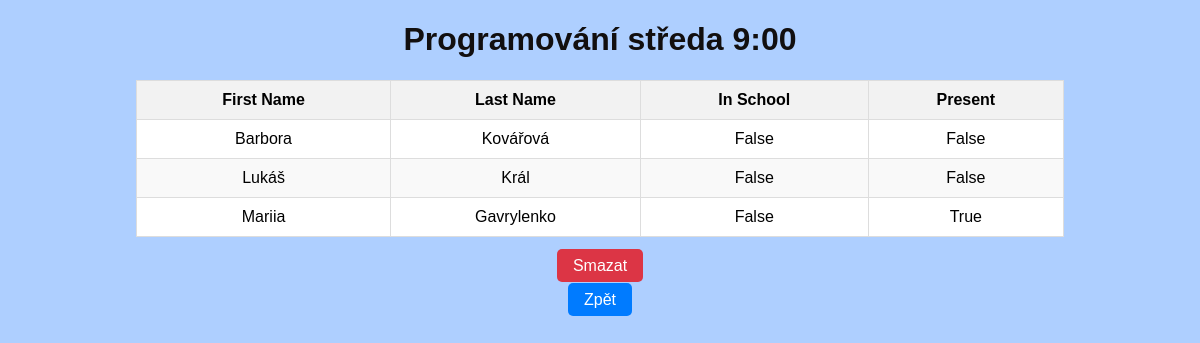
Page /8/ on the earlier database version.
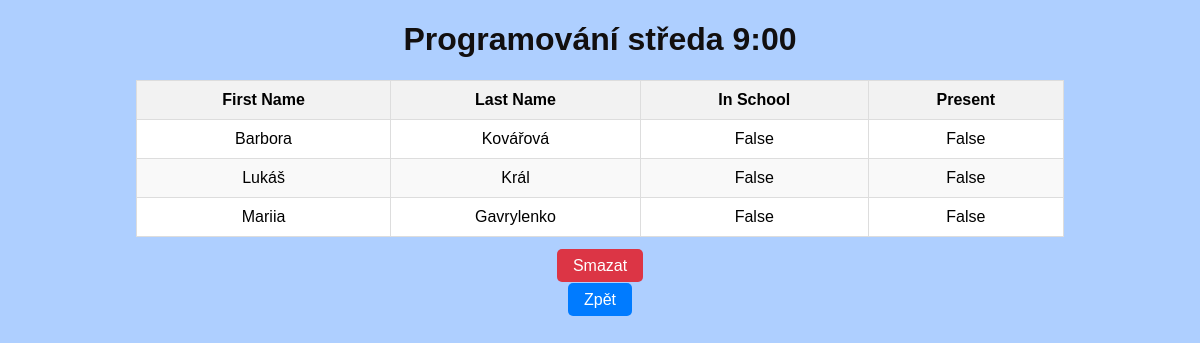
Same page on the later database version.
### application/models.py (models this page shows, shortened)
class Lecture(models.Model):
    name = models.CharField(max_length=50)
    students = models.ManyToManyField(Student, related_name='students')
    teacher = models.ForeignKey(Teacher, on_delete=models.CASCADE, related_name='teacher')

class Student(models.Model):
    user = models.OneToOneField(User, on_delete=models.CASCADE, related_name='student_profile')
    first_name = models.CharField(max_length=20)
    last_name = models.CharField(max_length=20)
    mac_address = models.CharField(validators=[MinLengthValidator(17)], max_length=17)
    is_present = models.BooleanField(default=False)
    is_in_school = models.BooleanField(default=False)
    objects = models.Manager()
    class LectureManager(models.Manager):
        def create_lecture(self, name, students, teacher):
            return self.create(name=name, students=students, teacher=teacher)
    lectures = LectureManager()

### application/views.py (the view)
# urls.py: path('<int:pk>/', views.list_lecture, name='list_lecture'),
def list_lecture(request, pk):
    lecture = Lecture.objects.get(pk=pk)
    students = lecture.students.all()
    return render(request, 'list_lecture.html', {'lecture': lecture, 'students': students})

### application/templates/list_lecture.html (shortened to what this page needs)
<!DOCTYPE html>
<html lang="en">
<head>
</head>
<body>
    <h1>{{lecture.name}}</h1>
    <table>
        <thead>
            <tr>
                <th>First Name</th>
                <th>Last Name</th>
                <th>In School</th>
                <th>Present</th>
            </tr>
        </thead>
        <tbody>
            {% for student in students %}
                <tr>
                    <td>{{student.first_name}}</td>
                    <td>{{student.last_name}}</td>
                    <td>{{student.is_in_school}}</td>
                    <td>{{student.is_present}}</td>
                </tr>
            {% endfor %}
        </tbody>
    </table>
    <div class="text-center">
        <p>
            <a href="{% url 'remove_lecture' lecture.pk %}" class="btn btn-danger" onclick="return confirm('Are you sure you want to delete this?')">Smazat</a>
        </p>
        <p>
            <a href="/" class="btn">Zpět</a>
        </p>
    </div>
</body>
</html>

### application/templates/list_lecture.html (style rules this page uses)
body { font-family: Arial, sans-serif; margin: 20px; background-color: #aecfff; }
h1 { text-align: center; color: #120f0f; }
table { width: 80%; margin: 20px auto; border-collapse: collapse; background-color: #fff; }
table, th, td { border: 1px solid #ddd; }
th, td { padding: 10px; text-align: center; }
th { background-color: #f2f2f2; }
tr:nth-child(even) { background-color: #f9f9f9; }
.btn { text-decoration: none; color: white; background-color: #007bff; padding: 8px 16px; border-radius: 5px; }
.btn-danger { background-color: #dc3545; }
.text-center { text-align: center; }

Differences in the rows shown:
changed Student "Mariia": is_present "True" → "False"
